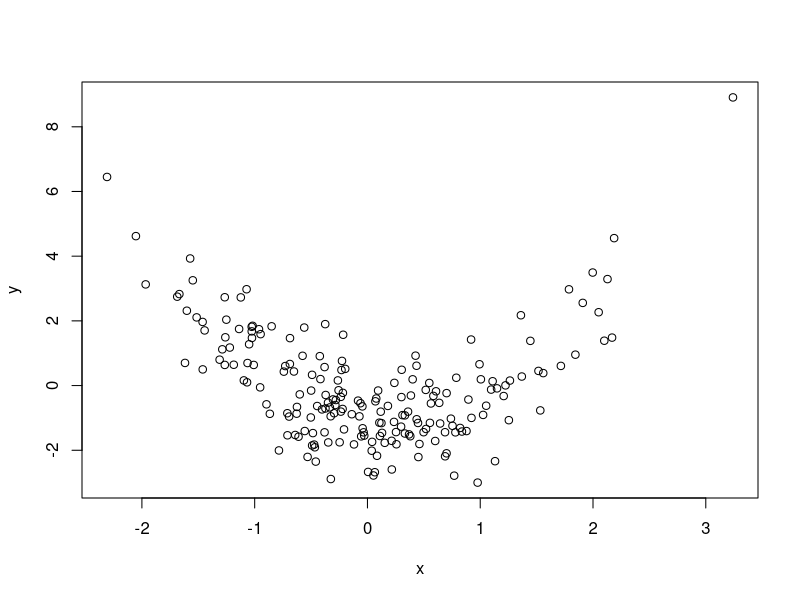

The R source for this figure:
##Cross validation to select the best model, Forward and Backward selection

## Simulate data
set.seed(123)
n = 200
x = rnorm(n)
y = -1- 0.5*x + 1*x^2 + rnorm(n)
plot(x,y)

## Since the relationship is clearly nonlinear, we try polynomial terms X^2, x^3, x^4...

# M1 : y~x +x^2,....,M7:y~x + x^2...x^7

# We shall use cross validation to choose the best model from M1...M7
dat = data.frame(y = y, x = x)

k=5 # no. of folds. Though we are creating a user defined function below where we will take k as input.

cv.function = function(dat, k){

n = length(dat$y)
if (k>n) {stop("check no. of folds")}
ncv = ceiling(n/k);
#ncv we commented out ncv
# Ceiling function is the smallest integer > x
# e.g. 4.2 ---> 5

cv.ind.f = rep(seq(1:k), ncv) # purpose of this is to assign fold to each observation
#cv.ind.f we commented this out as we wanted to make a function that would retrun cv everytime

cv.ind = cv.ind.f[1:n] # we want our fold to be random
#length(cv.ind)

cv.ind.random = sample(cv.ind, n, replace = F)
#cv.ind.random

train = dat[cv.ind.random!=1, ] # trying to extract the subset of the data
# that forms the training set that has all the fold but first one.
MSE = c() # We added this later to store our mse for each training and testing we do.
for (j in 1:k){
train = dat[cv.ind.random!=j,]
response = train$y
design = as.matrix (train [, names(dat)!="y"])
mod = lm(response~design)
hb = coef(mod)

test = dat[cv.ind.random ==1,] # we had both response and predictor in our testing data
resp.test = test$y

#names(test) ##test has both x and y, so we will remove y and use coeff of training set

test[,names(dat)!="y"]

fitted.values = cbind(1,as.matrix(test [,names(dat)!="y"]))%%hb
MSE [j] = mean((resp.test-fitted.values)^2)}

# We earlier did only for first fold, then we introduced the loop in top, repeating it for every other fold.

cv.err = mean(MSE) # Now we will store MSE in cv.err
return (cv.err)}

cv.function (dat, k = 20)

cvm =c()
dat1 = data.frame(y = y, x1 =x)
cvm[1]=cv.function(dat1, k = 5)

dat2 = data.frame(y=y, x1 = x, x2 = x^2)
cvm[2] = cv.function(dat2, k = 5)

dat3 = data.frame(y=y, x1 = x, x2 = x^2, x3 = x^3)
cvm[3] = cv.function(dat2, k = 5)

dat4 = data.frame(y=y, x1 = x, x2 = x^2, x3 = x^3, x4 = x^4)
cvm[4] = cv.function(dat2, k = 5)

dat5 = data.frame(y=y, x1 = x, x2 = x^2, x3 = x^3, x4 = x^4, x5 = x^5)
cvm[5] = cv.function(dat2, k = 5)

dat6 = data.frame(y=y, x1 = x, x2 = x^2, x3 = x^3, x4 = x^4, x5 = x^5, x6 = x^6)
cvm[6] = cv.function(dat2, k = 5)

cvm

# Now above we did different cross validation to know the best model.

## Forward and backward selection
dat6 # contains y and x.. x^6, and we want to choose the best model using forward selections

install.packages("leaps")
library(leaps)
regfit = regsubsets(y~.,data = dat6, method = "forward", nvmax = 10)
s = summary (regfit)
s$adjr2

# in backward selection, we just change it to backward.
